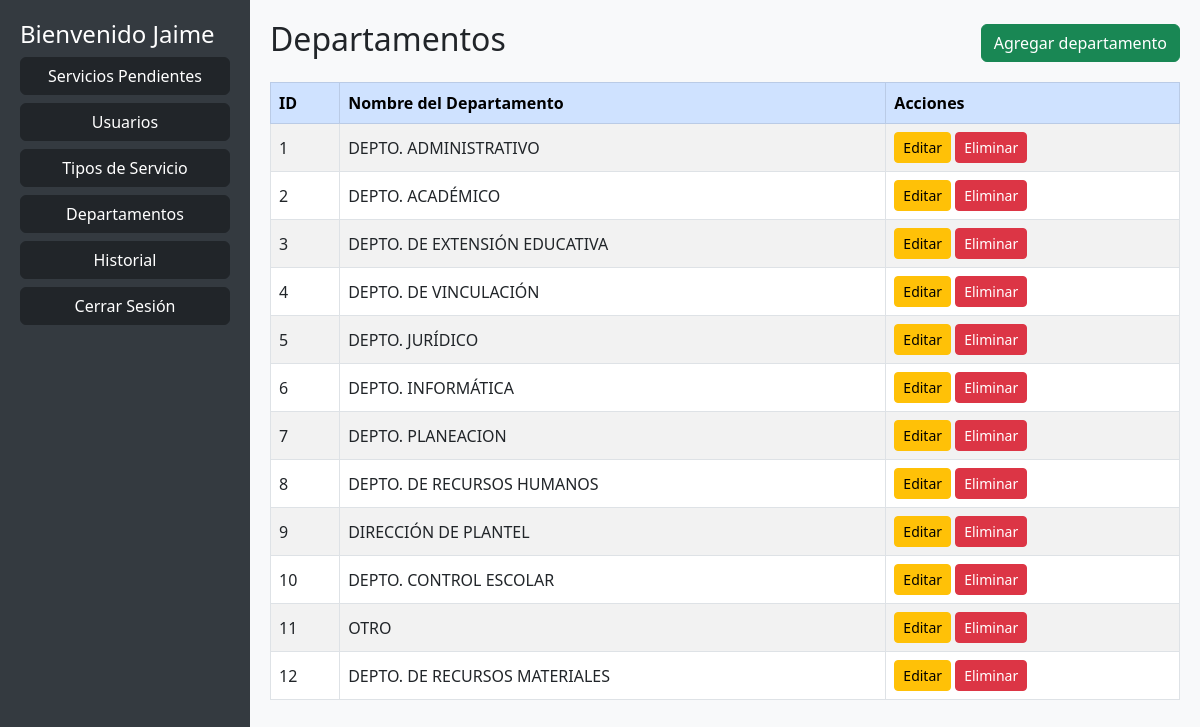
The app's page /departamentos.php with its own data.
### tables this page shows
CREATE TABLE `departamentos` (
  `IDDEPTO` int(11) NOT NULL,
  `DESCRIPCION` varchar(100) NOT NULL
);

### departamentos.php (the view, shortened to what this page needs)
<?php
include 'conexion.php';
$sql = "SELECT IDDEPTO, DESCRIPCION FROM departamentos";
$resultado = $conn->query($sql);
?>
<!DOCTYPE html>
<html>
<head>
    <link href="https://cdn.jsdelivr.net/npm/bootstrap@5.3.0/dist/css/bootstrap.min.css" rel="stylesheet">
</head>
<body class="bg-light">
<?php include 'menu_lateral.php'; ?>
<div style="margin-left: 250px; padding: 20px;">
    <div class="d-flex justify-content-between align-items-center mb-3">
        <h2>Departamentos</h2>
        <a href="agregar_departamento.php" class="btn btn-success">Agregar departamento</a>
    </div>
    <table class="table table-bordered table-hover table-striped align-middle">
        <thead class="table-primary">
            <tr>
                <th>ID</th>
                <th>Nombre del Departamento</th>
                <th>Acciones</th>
            </tr>
        </thead>
        <tbody>
            <?php while ($row = $resultado->fetch_assoc()): ?>
                <tr>
                    <td><?= $row['IDDEPTO'] ?></td>
                    <td><?= $row['DESCRIPCION'] ?></td>
                    <td>
                    <a href="editar_departamento.php?id=<?= $row['IDDEPTO'] ?>" class="btn btn-warning btn-sm">Editar</a>
                    <a href="eliminar_departamento.php?id=<?= $row['IDDEPTO'] ?>" class="btn btn-danger btn-sm" onclick="return confirm('¿Eliminar este departamento?')">Eliminar</a>
                    </td>
                </tr>
            <?php endwhile; ?>
        </tbody>
    </table>
</div>
</body>
</html>

### menu_lateral.php
<div style="width: 250px; background-color: #343a40; color: white; height: 100vh; position: fixed; padding: 20px;">
    <h4>Bienvenido Jaime</h4>
    <a href="servicios_pendientes.php" class="btn btn-dark w-100 mb-2">Servicios Pendientes</a>
    <a href="usuarios.php" class="btn btn-dark w-100 mb-2">Usuarios</a>
    <a href="tiposervicio.php" class="btn btn-dark w-100 mb-2">Tipos de Servicio</a>
    <a href="departamentos.php" class="btn btn-dark w-100 mb-2">Departamentos</a>
    <a href="historial.php" class="btn btn-dark w-100 mb-2">Historial</a>
    <a href="login.php" class="btn btn-dark w-100 mb-2">Cerrar Sesión</a>
</div>

### records on screen
departamentos: IDDEPTO "1", DESCRIPCION "DEPTO. ADMINISTRATIVO"
departamentos: IDDEPTO "2", DESCRIPCION "DEPTO. ACADÉMICO"
departamentos: IDDEPTO "3", DESCRIPCION "DEPTO. DE EXTENSIÓN EDUCATIVA"
departamentos: IDDEPTO "4", DESCRIPCION "DEPTO. DE VINCULACIÓN"
departamentos: IDDEPTO "5", DESCRIPCION "DEPTO. JURÍDICO"
departamentos: IDDEPTO "6", DESCRIPCION "DEPTO. INFORMÁTICA"
departamentos: IDDEPTO "7", DESCRIPCION "DEPTO. PLANEACION"
departamentos: IDDEPTO "8", DESCRIPCION "DEPTO. DE RECURSOS HUMANOS"
departamentos: IDDEPTO "9", DESCRIPCION "DIRECCIÓN DE PLANTEL"
departamentos: IDDEPTO "10", DESCRIPCION "DEPTO. CONTROL ESCOLAR"
departamentos: IDDEPTO "11", DESCRIPCION "OTRO"
departamentos: IDDEPTO "12", DESCRIPCION "DEPTO. DE RECURSOS MATERIALES"
